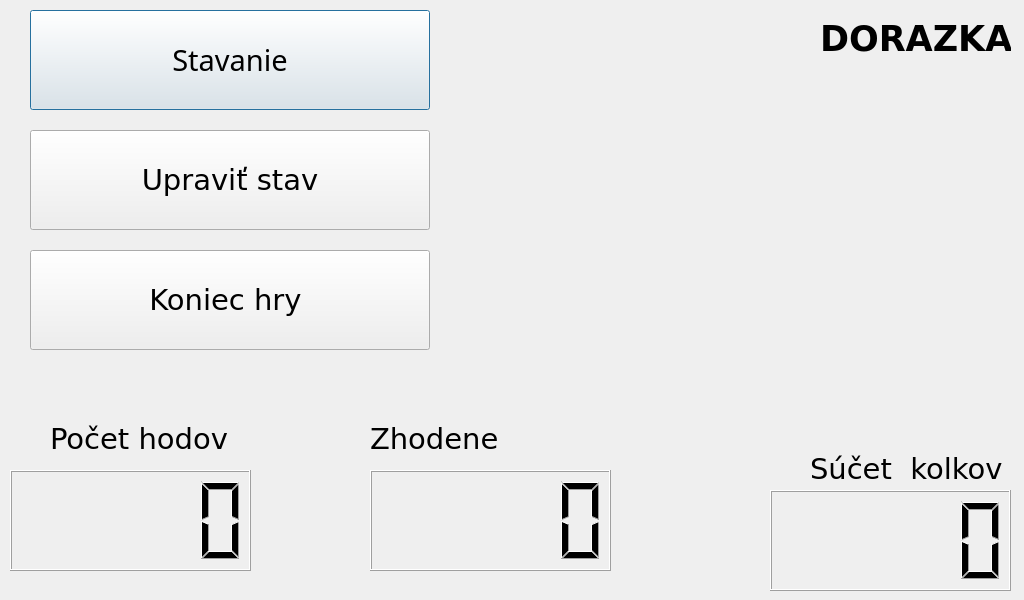
<?xml version="1.0" encoding="UTF-8"?>
<ui version="4.0">
 <class>PartialGameWindow</class>
 <widget class="QDialog" name="PartialGameWindow">
  <property name="geometry">
   <rect>
    <x>0</x>
    <y>0</y>
    <width>1024</width>
    <height>600</height>
   </rect>
  </property>
  <property name="windowTitle">
   <string>Dialog</string>
  </property>
  <widget class="QPushButton" name="pin1">
   <property name="geometry">
    <rect>
     <x>610</x>
     <y>310</y>
     <width>51</width>
     <height>171</height>
    </rect>
   </property>
   <property name="autoFillBackground">
    <bool>false</bool>
   </property>
   <property name="text">
    <string/>
   </property>
   <property name="icon">
    <iconset resource="ninepins.qrc">
     <normaloff>:/images/kolok1.png</normaloff>:/images/kolok1.png</iconset>
   </property>
   <property name="iconSize">
    <size>
     <width>500</width>
     <height>110</height>
    </size>
   </property>
   <property name="shortcut">
    <string notr="true"/>
   </property>
   <property name="checkable">
    <bool>false</bool>
   </property>
   <property name="autoRepeat">
    <bool>false</bool>
   </property>
   <property name="autoExclusive">
    <bool>false</bool>
   </property>
   <property name="autoDefault">
    <bool>true</bool>
   </property>
   <property name="default">
    <bool>false</bool>
   </property>
   <property name="flat">
    <bool>true</bool>
   </property>
  </widget>
  <widget class="QPushButton" name="pin8">
   <property name="geometry">
    <rect>
     <x>710</x>
     <y>0</y>
     <width>53</width>
     <height>171</height>
    </rect>
   </property>
   <property name="text">
    <string/>
   </property>
   <property name="icon">
    <iconset resource="ninepins.qrc">
     <normaloff>:/images/kolok1.png</normaloff>
     <normalon>:/images/kolok2.png</normalon>:/images/kolok1.png</iconset>
   </property>
   <property name="iconSize">
    <size>
     <width>500</width>
     <height>110</height>
    </size>
   </property>
   <property name="flat">
    <bool>true</bool>
   </property>
  </widget>
  <widget class="QPushButton" name="pin7">
   <property name="geometry">
    <rect>
     <x>800</x>
     <y>110</y>
     <width>51</width>
     <height>171</height>
    </rect>
   </property>
   <property name="text">
    <string/>
   </property>
   <property name="icon">
    <iconset resource="ninepins.qrc">
     <normaloff>:/images/kolok1.png</normaloff>
     <normalon>:/images/kolok2.png</normalon>:/images/kolok1.png</iconset>
   </property>
   <property name="iconSize">
    <size>
     <width>500</width>
     <height>110</height>
    </size>
   </property>
   <property name="flat">
    <bool>true</bool>
   </property>
  </widget>
  <widget class="QPushButton" name="pin4">
   <property name="geometry">
    <rect>
     <x>710</x>
     <y>200</y>
     <width>51</width>
     <height>171</height>
    </rect>
   </property>
   <property name="text">
    <string/>
   </property>
   <property name="icon">
    <iconset resource="ninepins.qrc">
     <normaloff>:/images/kolok1.png</normaloff>
     <normalon>:/images/kolok2.png</normalon>:/images/kolok1.png</iconset>
   </property>
   <property name="iconSize">
    <size>
     <width>500</width>
     <height>110</height>
    </size>
   </property>
   <property name="flat">
    <bool>true</bool>
   </property>
  </widget>
  <widget class="QPushButton" name="pin3">
   <property name="geometry">
    <rect>
     <x>500</x>
     <y>200</y>
     <width>51</width>
     <height>171</height>
    </rect>
   </property>
   <property name="text">
    <string/>
   </property>
   <property name="icon">
    <iconset resource="ninepins.qrc">
     <normaloff>:/images/kolok1.png</normaloff>
     <normalon>:/images/kolok2.png</normalon>:/images/kolok1.png</iconset>
   </property>
   <property name="iconSize">
    <size>
     <width>500</width>
     <height>110</height>
    </size>
   </property>
   <property name="flat">
    <bool>true</bool>
   </property>
  </widget>
  <widget class="QLabel" name="label_3">
   <property name="geometry">
    <rect>
     <x>810</x>
     <y>450</y>
     <width>211</width>
     <height>37</height>
    </rect>
   </property>
   <property name="font">
    <font>
     <family>Verdana</family>
     <pointsize>22</pointsize>
    </font>
   </property>
   <property name="acceptDrops">
    <bool>false</bool>
   </property>
   <property name="layoutDirection">
    <enum>Qt::RightToLeft</enum>
   </property>
   <property name="text">
    <string>Súčet  kolkov</string>
   </property>
  </widget>
  <widget class="QPushButton" name="pin5">
   <property name="geometry">
    <rect>
     <x>910</x>
     <y>200</y>
     <width>51</width>
     <height>171</height>
    </rect>
   </property>
   <property name="text">
    <string/>
   </property>
   <property name="icon">
    <iconset resource="ninepins.qrc">
     <normaloff>:/images/kolok1.png</normaloff>
     <normalon>:/images/kolok2.png</normalon>:/images/kolok1.png</iconset>
   </property>
   <property name="iconSize">
    <size>
     <width>500</width>
     <height>110</height>
    </size>
   </property>
   <property name="flat">
    <bool>true</bool>
   </property>
  </widget>
  <widget class="QPushButton" name="pin0">
   <property name="geometry">
    <rect>
     <x>710</x>
     <y>400</y>
     <width>51</width>
     <height>171</height>
    </rect>
   </property>
   <property name="text">
    <string/>
   </property>
   <property name="icon">
    <iconset resource="ninepins.qrc">
     <normaloff>:/images/kolok1.png</normaloff>
     <normalon>:/images/kolok2.png</normalon>:/images/kolok1.png</iconset>
   </property>
   <property name="iconSize">
    <size>
     <width>500</width>
     <height>110</height>
    </size>
   </property>
   <property name="flat">
    <bool>true</bool>
   </property>
  </widget>
  <widget class="QPushButton" name="pin6">
   <property name="geometry">
    <rect>
     <x>610</x>
     <y>110</y>
     <width>51</width>
     <height>171</height>
    </rect>
   </property>
   <property name="text">
    <string/>
   </property>
   <property name="icon">
    <iconset resource="ninepins.qrc">
     <normaloff>:/images/kolok1.png</normaloff>
     <normalon>:/images/kolok2.png</normalon>:/images/kolok1.png</iconset>
   </property>
   <property name="iconSize">
    <size>
     <width>500</width>
     <height>110</height>
    </size>
   </property>
   <property name="flat">
    <bool>true</bool>
   </property>
  </widget>
  <widget class="QLabel" name="label_4">
   <property name="geometry">
    <rect>
     <x>50</x>
     <y>420</y>
     <width>191</width>
     <height>37</height>
    </rect>
   </property>
   <property name="font">
    <font>
     <family>Verdana</family>
     <pointsize>22</pointsize>
    </font>
   </property>
   <property name="acceptDrops">
    <bool>false</bool>
   </property>
   <property name="layoutDirection">
    <enum>Qt::RightToLeft</enum>
   </property>
   <property name="text">
    <string>Počet hodov</string>
   </property>
  </widget>
  <widget class="QLCDNumber" name="roundsLCD">
   <property name="geometry">
    <rect>
     <x>10</x>
     <y>470</y>
     <width>241</width>
     <height>101</height>
    </rect>
   </property>
  </widget>
  <widget class="QLCDNumber" name="scoreLCD">
   <property name="geometry">
    <rect>
     <x>770</x>
     <y>490</y>
     <width>241</width>
     <height>101</height>
    </rect>
   </property>
  </widget>
  <widget class="QPushButton" name="pin2">
   <property name="geometry">
    <rect>
     <x>800</x>
     <y>310</y>
     <width>51</width>
     <height>171</height>
    </rect>
   </property>
   <property name="text">
    <string/>
   </property>
   <property name="icon">
    <iconset resource="ninepins.qrc">
     <normaloff>:/images/kolok1.png</normaloff>
     <normalon>:/images/kolok2.png</normalon>:/images/kolok1.png</iconset>
   </property>
   <property name="iconSize">
    <size>
     <width>500</width>
     <height>110</height>
    </size>
   </property>
   <property name="flat">
    <bool>true</bool>
   </property>
  </widget>
  <widget class="QLCDNumber" name="pointsLCD">
   <property name="geometry">
    <rect>
     <x>370</x>
     <y>470</y>
     <width>241</width>
     <height>101</height>
    </rect>
   </property>
  </widget>
  <widget class="QPushButton" name="changeStateButton">
   <property name="geometry">
    <rect>
     <x>30</x>
     <y>130</y>
     <width>400</width>
     <height>100</height>
    </rect>
   </property>
   <property name="font">
    <font>
     <family>Verdana</family>
     <pointsize>22</pointsize>
     <weight>50</weight>
     <bold>false</bold>
    </font>
   </property>
   <property name="text">
    <string>Upraviť stav</string>
   </property>
  </widget>
  <widget class="QPushButton" name="settingPinsButton">
   <property name="geometry">
    <rect>
     <x>30</x>
     <y>10</y>
     <width>400</width>
     <height>100</height>
    </rect>
   </property>
   <property name="font">
    <font>
     <family>Waree</family>
     <pointsize>22</pointsize>
    </font>
   </property>
   <property name="text">
    <string>Stavanie</string>
   </property>
   <property name="default">
    <bool>true</bool>
   </property>
  </widget>
  <widget class="QPushButton" name="endGameButton">
   <property name="geometry">
    <rect>
     <x>30</x>
     <y>250</y>
     <width>400</width>
     <height>100</height>
    </rect>
   </property>
   <property name="font">
    <font>
     <family>Verdana</family>
     <pointsize>22</pointsize>
    </font>
   </property>
   <property name="text">
    <string>Koniec hry </string>
   </property>
   <property name="iconSize">
    <size>
     <width>20</width>
     <height>16</height>
    </size>
   </property>
   <property name="autoExclusive">
    <bool>false</bool>
   </property>
  </widget>
  <widget class="QLabel" name="label_6">
   <property name="geometry">
    <rect>
     <x>370</x>
     <y>420</y>
     <width>191</width>
     <height>37</height>
    </rect>
   </property>
   <property name="font">
    <font>
     <family>Verdana</family>
     <pointsize>22</pointsize>
    </font>
   </property>
   <property name="acceptDrops">
    <bool>false</bool>
   </property>
   <property name="layoutDirection">
    <enum>Qt::RightToLeft</enum>
   </property>
   <property name="text">
    <string>Zhodene</string>
   </property>
  </widget>
  <widget class="QLabel" name="label_7">
   <property name="geometry">
    <rect>
     <x>820</x>
     <y>20</y>
     <width>191</width>
     <height>37</height>
    </rect>
   </property>
   <property name="font">
    <font>
     <family>Verdana</family>
     <pointsize>26</pointsize>
     <weight>75</weight>
     <bold>true</bold>
    </font>
   </property>
   <property name="acceptDrops">
    <bool>false</bool>
   </property>
   <property name="layoutDirection">
    <enum>Qt::RightToLeft</enum>
   </property>
   <property name="text">
    <string>DORAZKA</string>
   </property>
  </widget>
 </widget>
 <resources>
  <include location="ninepins.qrc"/>
 </resources>
 <connections/>
</ui>
